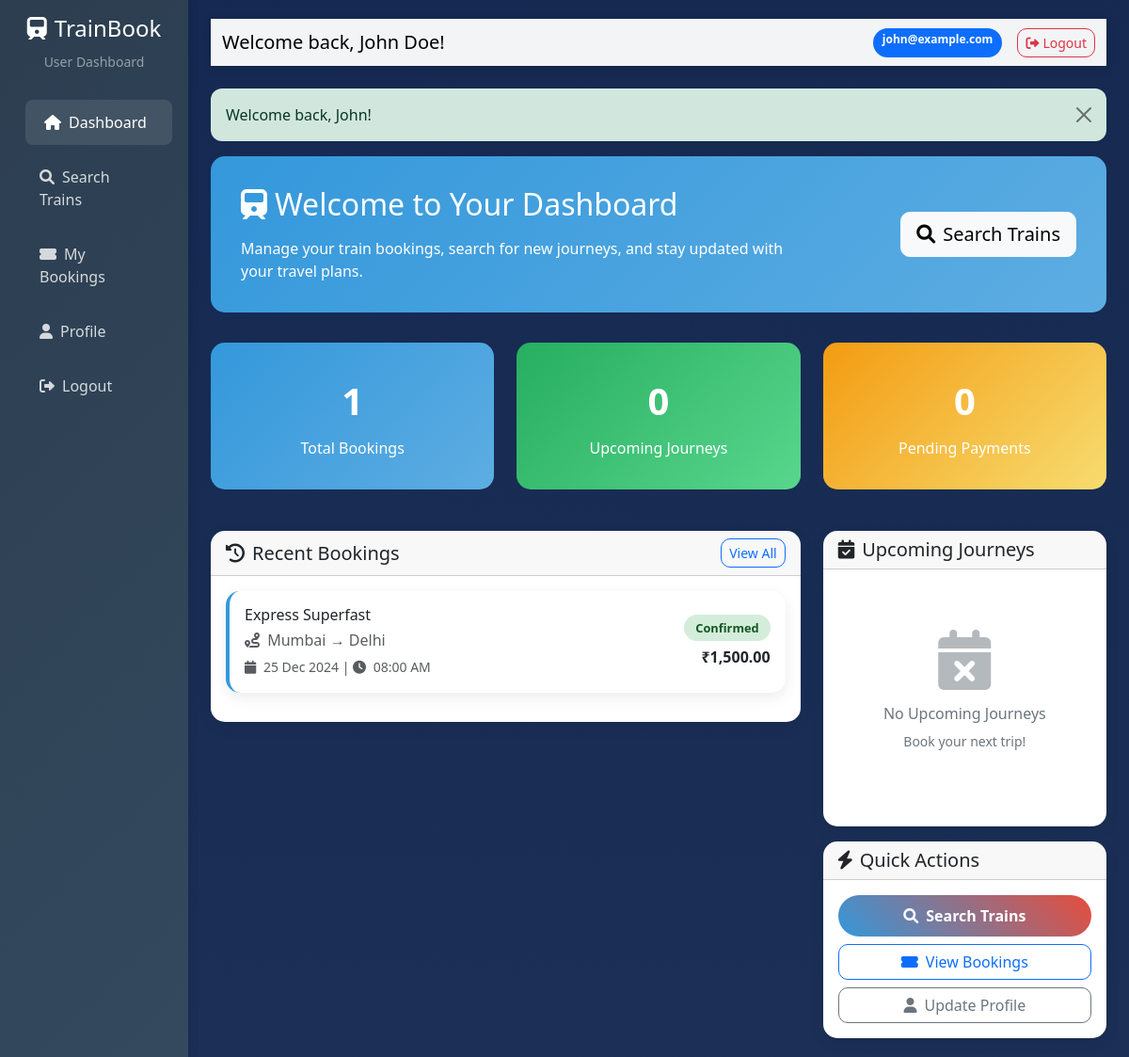
/user/dashboard.php (signed in), run on the app's committed database.
### tables this page shows
CREATE TABLE bookings (
    id INT AUTO_INCREMENT PRIMARY KEY,
    booking_id VARCHAR(20) UNIQUE NOT NULL,
    user_id INT NOT NULL,
    train_id INT NOT NULL,
    passenger_name VARCHAR(100) NOT NULL,
    passenger_age INT NOT NULL,
    passenger_gender ENUM('Male', 'Female', 'Other') NOT NULL,
    seat_number VARCHAR(10),
    journey_date DATE NOT NULL,
    booking_date TIMESTAMP DEFAULT CURRENT_TIMESTAMP,
    total_fare DECIMAL(10,2) NOT NULL,
    payment_status ENUM('pending', 'paid', 'cancelled') DEFAULT 'pending',
    booking_status ENUM('confirmed', 'cancelled', 'completed') DEFAULT 'confirmed',
    FOREIGN KEY (user_id) REFERENCES users(id) ON DELETE CASCADE,
    FOREIGN KEY (train_id) REFERENCES trains(id) ON DELETE CASCADE
);

CREATE TABLE trains (
    id INT AUTO_INCREMENT PRIMARY KEY,
    train_number VARCHAR(10) UNIQUE NOT NULL,
    train_name VARCHAR(100) NOT NULL,
    source_station VARCHAR(50) NOT NULL,
    destination_station VARCHAR(50) NOT NULL,
    departure_time TIME NOT NULL,
    arrival_time TIME NOT NULL,
    total_seats INT NOT NULL,
    available_seats INT NOT NULL,
    fare_per_seat DECIMAL(10,2) NOT NULL,
    journey_date DATE NOT NULL,
    status ENUM('active', 'cancelled', 'completed') DEFAULT 'active',
    created_at TIMESTAMP DEFAULT CURRENT_TIMESTAMP,
    updated_at TIMESTAMP DEFAULT CURRENT_TIMESTAMP ON UPDATE CURRENT_TIMESTAMP
);

### user/dashboard.php (the view, shortened to what this page needs)
<?php
require_once '../config/database.php';
$user_id = $_SESSION['user_id'];
$user_name = $_SESSION['user_name'];
$user_email = $_SESSION['user_email'];
try {
    $db = getDB();
    $stmt = $db->prepare("SELECT COUNT(*) as total_bookings FROM bookings WHERE user_id = ?");
    $stmt->execute([$user_id]);
    $total_bookings = $stmt->fetch()['total_bookings'];
    $stmt = $db->prepare("
        SELECT b.*, t.train_name, t.train_number, t.source_station, t.destination_station, t.departure_time, t.arrival_time
        FROM bookings b
        JOIN trains t ON b.train_id = t.id
        WHERE b.user_id = ?
        ORDER BY b.booking_date DESC
        LIMIT 5
    ");
    $stmt->execute([$user_id]);
    $recent_bookings = $stmt->fetchAll();
    $stmt = $db->prepare("
        SELECT b.*, t.train_name, t.train_number, t.source_station, t.destination_station, t.departure_time, t.arrival_time
        FROM bookings b
        JOIN trains t ON b.train_id = t.id
        WHERE b.user_id = ? AND b.journey_date >= CURDATE() AND b.booking_status = 'confirmed'
        ORDER BY b.journey_date ASC
        LIMIT 3
    ");
    $stmt->execute([$user_id]);
    $upcoming_journeys = $stmt->fetchAll();
} catch (Exception $e) {
    error_log("Dashboard error: " . $e->getMessage());
    $total_bookings = 0;
    $recent_bookings = [];
    $upcoming_journeys = [];
}
?>
<!DOCTYPE html>
<html lang="en">
<head>
    <link href="https://cdnjs.cloudflare.com/ajax/libs/font-awesome/6.0.0/css/all.min.css" rel="stylesheet">
    <link href="https://cdnjs.cloudflare.com/ajax/libs/bootstrap/5.3.0/css/bootstrap.min.css" rel="stylesheet">
    <link href="../assets/css/theme.css" rel="stylesheet">
</head>
<body>
    <div class="container-fluid">
        <div class="row">
            <nav class="col-md-3 col-lg-2 d-md-block sidebar">
                <div class="position-sticky pt-3">
                    <div class="text-center mb-4">
                        <h4 class="text-white"><i class="fas fa-train me-2"></i>TrainBook</h4>
                        <small class="text-white-50">User Dashboard</small>
                    </div>
                    <ul class="nav flex-column">
                        <li class="nav-item">
                            <a class="nav-link active" href="dashboard.php">
                                <i class="fas fa-home me-2"></i>Dashboard
                            </a>
                        </li>
                        <li class="nav-item">
                            <a class="nav-link" href="search_trains.php">
                                <i class="fas fa-search me-2"></i>Search Trains
                            </a>
                        </li>
                        <li class="nav-item">
                            <a class="nav-link" href="my_bookings.php">
                                <i class="fas fa-ticket-alt me-2"></i>My Bookings
                            </a>
                        </li>
                        <li class="nav-item">
                            <a class="nav-link" href="profile.php">
                                <i class="fas fa-user me-2"></i>Profile
                            </a>
                        </li>
                        <li class="nav-item">
                            <a class="nav-link" href="../auth/logout.php">
                                <i class="fas fa-sign-out-alt me-2"></i>Logout
                            </a>
                        </li>
                    </ul>
                </div>
            </nav>
            <main class="col-md-9 ms-sm-auto col-lg-10 px-md-4 main-content">
                <nav class="navbar navbar-expand-lg navbar-light navbar-custom mb-4">
                    <div class="container-fluid">
                        <span class="navbar-brand mb-0 h1">Welcome back, <?php echo htmlspecialchars($user_name); ?>!</span>
                        <div class="d-flex">
                            <span class="badge bg-primary me-3"><?php echo htmlspecialchars($user_email); ?></span>
                            <a href="../auth/logout.php" class="btn btn-outline-danger btn-sm">
                                <i class="fas fa-sign-out-alt me-1"></i>Logout
                            </a>
                        </div>
                    </div>
                </nav>
                <div class="welcome-section">
                    <div class="row align-items-center">
                        <div class="col-md-8">
                            <h2 class="mb-3"><i class="fas fa-train me-2"></i>Welcome to Your Dashboard</h2>
                            <p class="mb-0">Manage your train bookings, search for new journeys, and stay updated with your travel plans.</p>
                        </div>
                        <div class="col-md-4 text-md-end">
                            <a href="search_trains.php" class="btn btn-light btn-lg">
                                <i class="fas fa-search me-2"></i>Search Trains
                            </a>
                        </div>
                    </div>
                </div>
                <div class="row mb-4">
                    <div class="col-md-4">
                        <div class="stat-card">
                            <div class="stat-number"><?php echo $total_bookings; ?></div>
                            <div>Total Bookings</div>
                        </div>
                    </div>
                    <div class="col-md-4">
                        <div class="stat-card" style="background: linear-gradient(135deg, var(--success-color), #58d68d);">
                            <div class="stat-number"><?php echo count($upcoming_journeys); ?></div>
                            <div>Upcoming Journeys</div>
                        </div>
                    </div>
                    <div class="col-md-4">
                        <div class="stat-card" style="background: linear-gradient(135deg, var(--warning-color), #f7dc6f);">
                            <div class="stat-number">0</div>
                            <div>Pending Payments</div>
                        </div>
                    </div>
                </div>
                <div class="row">
                    <div class="col-lg-8">
                        <div class="card">
                            <div class="card-header d-flex justify-content-between align-items-center">
                                <h5 class="mb-0"><i class="fas fa-history me-2"></i>Recent Bookings</h5>
                                <a href="my_bookings.php" class="btn btn-sm btn-outline-primary">View All</a>
                            </div>
                            <div class="card-body">
                                <?php if (empty($recent_bookings)): ?>
                                    <div class="empty-state">
                                        <i class="fas fa-ticket-alt"></i>
                                        <h5>No Bookings Yet</h5>
                                        <p>Start your journey by searching for trains and making your first booking!</p>
                                        <a href="search_trains.php" class="btn btn-custom">Search Trains</a>
                                    </div>
                                <?php else: ?>
                                    <?php foreach ($recent_bookings as $booking): ?>
                                        <div class="booking-card card p-3">
                                            <div class="row align-items-center">
                                                <div class="col-md-8">
                                                    <h6 class="mb-1"><?php echo htmlspecialchars($booking['train_name']); ?></h6>
                                                    <p class="mb-1 text-muted">
                                                        <i class="fas fa-route me-1"></i>
                                                        <?php echo htmlspecialchars($booking['source_station']); ?> →
                                                        <?php echo htmlspecialchars($booking['destination_station']); ?>
                                                    </p>
                                                    <small class="text-muted">
                                                        <i class="fas fa-calendar me-1"></i>
                                                        <?php echo formatDate($booking['journey_date']); ?> |
                                                        <i class="fas fa-clock me-1"></i>
                                                        <?php echo formatTime($booking['departure_time']); ?>
                                                    </small>
                                                </div>
                                                <div class="col-md-4 text-md-end">
                                                    <span class="status-badge status-<?php echo $booking['booking_status']; ?>">
                                                        <?php echo ucfirst($booking['booking_status']); ?>
                                                    </span>
                                                    <div class="mt-2">
                                                        <strong><?php echo formatCurrency($booking['total_fare']); ?></strong>
                                                    </div>
                                                </div>
                                            </div>
                                        </div>
                                    <?php endforeach; ?>
                                <?php endif; ?>
                            </div>
                        </div>
                    </div>
                    <div class="col-lg-4">
                        <div class="card">
                            <div class="card-header">
                                <h5 class="mb-0"><i class="fas fa-calendar-check me-2"></i>Upcoming Journeys</h5>
                            </div>
                            <div class="card-body">
                                <?php if (empty($upcoming_journeys)): ?>
                                    <div class="empty-state">
                                        <i class="fas fa-calendar-times"></i>
                                        <h6>No Upcoming Journeys</h6>
                                        <p class="small">Book your next trip!</p>
                                    </div>
                                <?php endif; ?>
                            </div>
                        </div>
                        <div class="card mt-3">
                            <div class="card-header">
                                <h5 class="mb-0"><i class="fas fa-bolt me-2"></i>Quick Actions</h5>
                            </div>
                            <div class="card-body">
                                <div class="d-grid gap-2">
                                    <a href="search_trains.php" class="btn btn-custom">
                                        <i class="fas fa-search me-2"></i>Search Trains
                                    </a>
                                    <a href="my_bookings.php" class="btn btn-outline-primary">
                                        <i class="fas fa-ticket-alt me-2"></i>View Bookings
                                    </a>
                                    <a href="profile.php" class="btn btn-outline-secondary">
                                        <i class="fas fa-user me-2"></i>Update Profile
                                    </a>
                                </div>
                            </div>
                        </div>
                    </div>
                </div>
            </main>
        </div>
    </div>
</body>
</html>

### assets/css/theme.css (style rules this page uses)
:root { --tb-bg: #0a1f49; --tb-bg-2: #0e1b3a; --tb-surface: #ffffff; --tb-primary: #4da3ff; --tb-secondary: #9b59b6; --tb-accent: #e74c3c; --tb-success: #27ae60; --tb-warning: #f39c12; --tb-muted: #6c757d; }
body { background: linear-gradient(180deg, rgba(10,31,73,0.95) 0%, rgba(10,31,73,0.92) 100%), radial-gradient(circle at 20% 10%, rgba(77,163,255,0.15), transparent 40%), radial-gradient(circle at 80% 20%, rgba(155,89,182,0.15), transparent 45%), #0a1f49; background-attachment: fixed; color: #222; }
.navbar, .navbar-custom { background: rgba(255,255,255,0.95) !important; backdrop-filter: blur(10px); box-shadow: 0 2px 20px rgba(0,0,0,0.08); }
.sidebar { background: linear-gradient(135deg, #0b1530 0%, #162a5a 100%); box-shadow: 2px 0 12px rgba(0,0,0,0.15); }
.sidebar .nav-link { color: rgba(255,255,255,0.85); }
.sidebar .nav-link:hover, .sidebar .nav-link.active { background: rgba(255,255,255,0.12); color: #fff; transform: translateX(4px); }
.card { border: none; border-radius: 16px; box-shadow: 0 10px 30px rgba(0,0,0,0.08); }
.btn, .btn-custom, .btn-primary, .btn-outline-primary { border-radius: 10px; }
.btn-primary, .btn-custom { background: linear-gradient(90deg, var(--tb-primary), var(--tb-secondary)); border: none; }
.badge { border-radius: 999px; padding: 6px 10px; font-weight: 600; }
.status-badge { border-radius: 999px; padding: 6px 12px; font-weight: 600; }
.status-confirmed { background: #d4edda; color: #155724; }

### user/dashboard.php (style rules this page uses)
:root { --primary-color: #2c3e50; --secondary-color: #3498db; --accent-color: #e74c3c; --success-color: #27ae60; --warning-color: #f39c12; --light-bg: #ecf0f1; }
body { font-family: 'Segoe UI', Tahoma, Geneva, Verdana, sans-serif; background-color: var(--light-bg); }
.sidebar { background: linear-gradient(135deg, var(--primary-color) 0%, #34495e 100%); min-height: 100vh; box-shadow: 2px 0 10px rgba(0,0,0,0.1); }
.sidebar .nav-link { color: rgba(255,255,255,0.8); padding: 12px 20px; border-radius: 8px; margin: 5px 10px; transition: all 0.3s ease; }
.sidebar .nav-link:hover, .sidebar .nav-link.active { background: rgba(255,255,255,0.1); color: white; transform: translateX(5px); }
.main-content { padding: 20px; }
.card { border: none; border-radius: 15px; box-shadow: 0 5px 15px rgba(0,0,0,0.08); transition: transform 0.3s ease; }
.stat-card { background: linear-gradient(135deg, var(--secondary-color), #5dade2); color: white; border-radius: 15px; padding: 2rem; text-align: center; margin-bottom: 20px; }
.stat-number { font-size: 2.5rem; font-weight: 700; margin-bottom: 0.5rem; }
.booking-card { border-left: 4px solid var(--secondary-color); margin-bottom: 15px; }
.status-badge { padding: 5px 12px; border-radius: 20px; font-size: 0.8rem; font-weight: 600; }
.status-confirmed { background: #d4edda; color: #155724; }
.navbar-custom { background: white; box-shadow: 0 2px 10px rgba(0,0,0,0.1); }
.btn-custom { background: linear-gradient(45deg, var(--secondary-color), var(--accent-color)); border: none; padding: 10px 25px; border-radius: 25px; color: white; font-weight: 600; transition: all 0.3s ease; }
.welcome-section { background: linear-gradient(135deg, var(--secondary-color), #5dade2); color: white; padding: 2rem; border-radius: 15px; margin-bottom: 2rem; }
.empty-state { text-align: center; padding: 3rem; color: #6c757d; }
.empty-state i { font-size: 4rem; margin-bottom: 1rem; opacity: 0.5; }

### data on the page
bookings: train.train_name "Express Superfast", train.source_station "Mumbai", train.destination_station "Delhi", journey_date "25 Dec 2024", train.departure_time "08:00 AM", booking_status "Confirmed", total_fare "₹1,500.00"

### other printed values
$user_name "John Doe"
$user_email "john@example.com"
$message "Welcome back, John!"
$total_bookings "1"
count($upcoming_journeys) "0"
